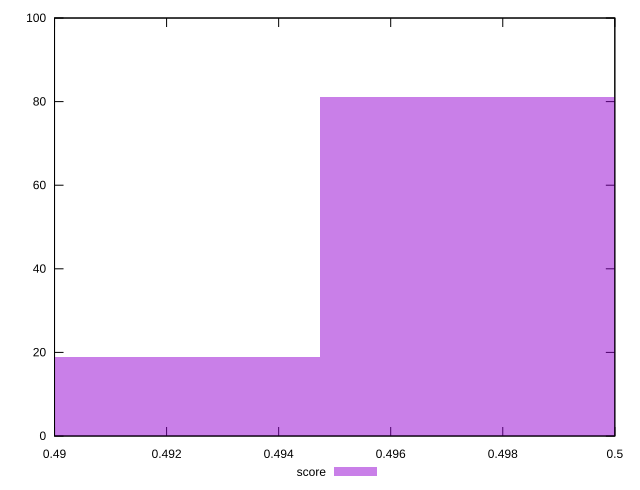

gnuplot code for this plot:
reset

$score <<EOF
0.49011914810021645 19
0.49936667919644695 81
EOF

set key outside below
set boxwidth 0.009247531096230499
set xrange [0.49:0.5]
set yrange [0:100]
set trange [0:100]
set style fill transparent solid 0.5 noborder
set terminal svg size 640, 490 enhanced background rgb 'white'
set output "report_00018_2021-02-10T15-25-16.877Z/uses-rel-preload/samples/pages+cached+noadtech+nomedia/score/histogram.svg"

plot $score title "score" with boxes

reset
